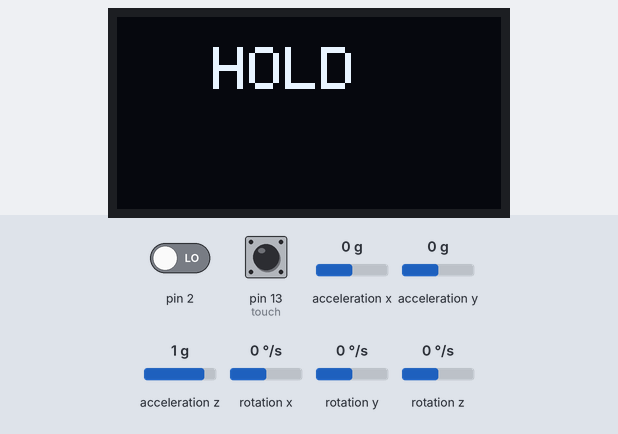
Recording of a sketch running on a simulated Arduino Uno, built with avr-gcc and run on an emulated ATmega328P. Shown: 128×64 one-colour display. The test bench sets the inputs (shaded band); at power-on: pin 13 (touch) LOW, pin 2 LOW, acceleration x 0 g, acceleration y 0 g, acceleration z 1 g, rotation x 0 °/s, rotation y 0 °/s, rotation z 0 °/s. The display library's start-up logo is not drawn; the sensor or clock chip raises its interrupt line as the real part does; what the sketch prints to the serial monitor is not drawn.

Above: at 3.7 s.
3.8 s: pin 13 (touch) pulled HIGH for 0.15 s
At 5.1 s:
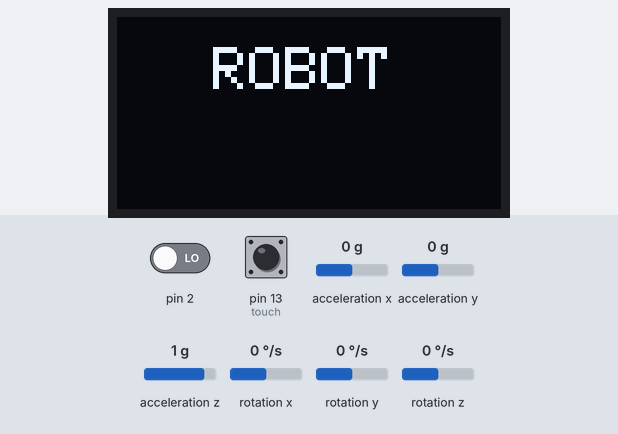
5.4 s: pin 13 (touch) pulled HIGH for 1 s
At 7.6 s:
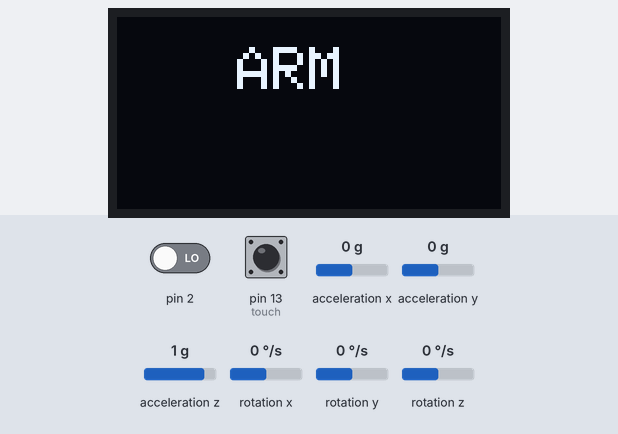
7.9 s: pin 13 (touch) pulled HIGH for 0.15 s
At 8.5 s:
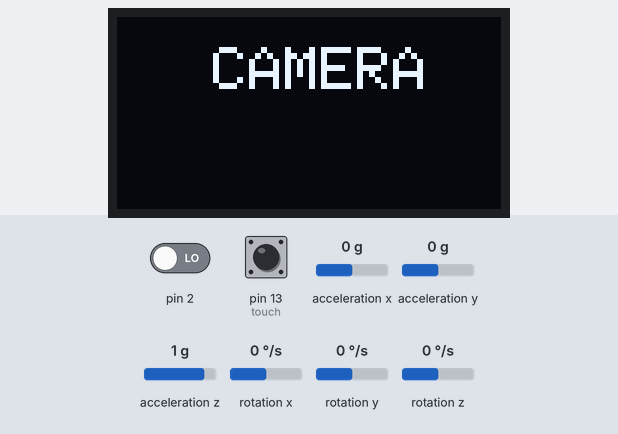
9.6 s: pin 13 (touch) pulled HIGH for 0.15 s
At 11.0 s:
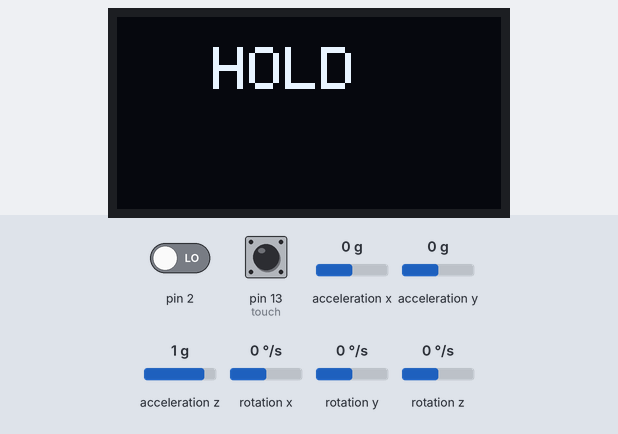
11.3 s: pin 13 (touch) pulled HIGH for 3.2 s
At 15.3 s:
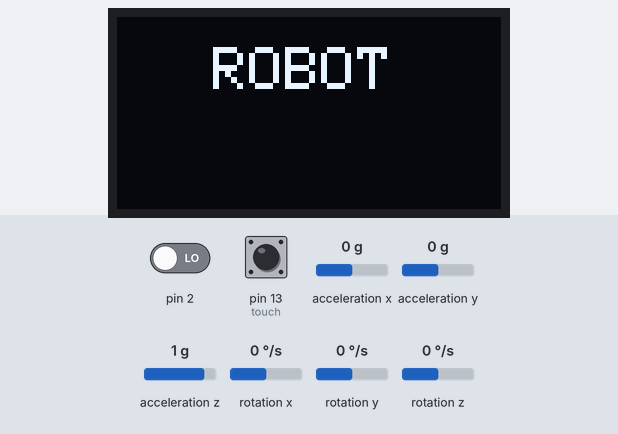
Timing chart, 0 to 16.8 s (numbered marks = the images above; inputs shaded):
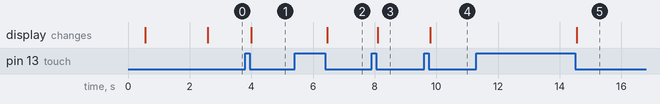

The sketch:

SpaceApps.ino
```cpp
#include <Wire.h>
#include <Adafruit_GFX.h>
#include <Adafruit_SSD1306.h>

#define OLED_RESET 4
Adafruit_SSD1306 display(OLED_RESET);

#define LOGO16_GLCD_HEIGHT 16
#define LOGO16_GLCD_WIDTH  16
static const unsigned char PROGMEM logo16_glcd_bmp[] =
{ B00000000, B11000000,
  B00000001, B11000000,
  B00000001, B11000000,
  B00000011, B11100000,
  B11110011, B11100000,
  B11111110, B11111000,
  B01111110, B11111111,
  B00110011, B10011111,
  B00011111, B11111100,
  B00001101, B01110000,
  B00011011, B10100000,
  B00111111, B11100000,
  B00111111, B11110000,
  B01111100, B11110000,
  B01110000, B01110000,
  B00000000, B00110000 };

#include "I2Cdev.h"
#include "MPU6050_6Axis_MotionApps20.h"
#if I2CDEV_IMPLEMENTATION == I2CDEV_ARDUINO_WIRE
    #include "Wire.h"
#endif
MPU6050 mpu;
#define touch 13
bool dmpReady = false;  // set true if DMP init was successful
uint8_t mpuIntStatus;   // holds actual interrupt status byte from MPU
uint8_t devStatus;      // return status after each device operation (0 = success, !0 = error)
uint16_t packetSize;    // expected DMP packet size (default is 42 bytes)
uint16_t fifoCount;     // count of all bytes currently in FIFO
uint8_t fifoBuffer[64]; // FIFO storage buffer
short conteo=0;
bool flag=false;

char comando;

Quaternion q;           // [w, x, y, z]         quaternion container
VectorFloat gravity;    // [x, y, z]            gravity vector
float ypr[3];           // [yaw, pitch, roll]   yaw/pitch/roll container and gravity vector

uint8_t teapotPacket[14] = { '$', 0x02, 0,0, 0,0, 0,0, 0,0, 0x00, 0x00, '\r', '\n' };

volatile bool mpuInterrupt = false;     // indicates whether MPU interrupt pin has gone high
void dmpDataReady() {
    mpuInterrupt = true;
}

// ================================================================
// ===                      INITIAL SETUP                       ===
// ================================================================

void setup() {
    #if I2CDEV_IMPLEMENTATION == I2CDEV_ARDUINO_WIRE
        Wire.begin();
        TWBR = 24;
    #elif I2CDEV_IMPLEMENTATION == I2CDEV_BUILTIN_FASTWIRE
        Fastwire::setup(400, true);
    #endif
    Serial.begin(9600);
    while (!Serial);
    mpu.initialize();
    devStatus = mpu.dmpInitialize();
    mpu.setXGyroOffset(220);
    mpu.setYGyroOffset(76);
    mpu.setZGyroOffset(-85);
    mpu.setZAccelOffset(1788);
    if (devStatus == 0) {
        mpu.setDMPEnabled(true);
        attachInterrupt(0, dmpDataReady, RISING);
        mpuIntStatus = mpu.getIntStatus();
        dmpReady = true;
        packetSize = mpu.dmpGetFIFOPacketSize();
    } else {
    }
    pinMode(touch, INPUT);
    display.begin(SSD1306_SWITCHCAPVCC, 0x3C);
    display.display();
    delay(2000);
    display.clearDisplay();
    display.setTextSize(2);
    display.setTextColor(WHITE);
}

// ================================================================
// ===                    MAIN PROGRAM LOOP                     ===
// ================================================================

void loop() {
     display.clearDisplay();
     if(digitalRead(touch)==1){
      flag=true;
     }
     if(flag){
      if(digitalRead(touch)==0){
        conteo+=1;
        flag=false;
        if(conteo==4){
          conteo=0;
        }
      }
     }


    if (!dmpReady) return;
    while (!mpuInterrupt && fifoCount < packetSize) {
    }
    mpuInterrupt = false;
    mpuIntStatus = mpu.getIntStatus();
    fifoCount = mpu.getFIFOCount();
    if ((mpuIntStatus & 0x10) || fifoCount == 1024) {
        mpu.resetFIFO();
    } else if (mpuIntStatus & 0x02) {
        while (fifoCount < packetSize) fifoCount = mpu.getFIFOCount();
        mpu.getFIFOBytes(fifoBuffer, packetSize);
        fifoCount -= packetSize;

         mpu.dmpGetQuaternion(&q, fifoBuffer);
         mpu.dmpGetGravity(&gravity, &q);
         mpu.dmpGetYawPitchRoll(ypr, &q, &gravity);
         ypr[1]=ypr[1] * 180/M_PI;
         ypr[2]=ypr[2] * 180/M_PI;

         switch(conteo){
          case 0:
            display.setCursor(32,10);
            display.println("HOLD");
            display.display();
            break;
          case 1:
            display.setCursor(32,10);
            display.println("ROBOT");
            display.display();
            if(ypr[2]>45){
              comando='x';
            }
            else if(ypr[2]<-45){
              comando='w';
            }
            else if(ypr[1]>45){
              comando='a';
            }
            else if(ypr[1]<-45){
              comando='d';
            }
            else{
              comando='s';
            }
            break;
          case 2:
            display.setCursor(40,10);
            display.println("ARM");
            display.display();
            if(ypr[2]>45){
              comando='m';
            }
            else if(ypr[2]<-45){
              comando='r';
            }
            else{
              comando='s';
            }
            break;
          case 3:
            display.setCursor(32,10);
            display.println("CAMERA");
            display.display();
            if(ypr[2]>45){
              comando='g';
            }
            else if(ypr[2]<-45){
              comando='f';
            }
            else{
              comando='s';
            }
            break;

          }

         Serial.print(comando);
    }
}
```

Measured:
- after the input at 3.8 s, the display: changes after 0.20 s (image 1)
- after the input at 5.4 s, the display: changes after 1.1 s (image 2)
- after the input at 7.9 s, the display: changes after 0.21 s (image 3)
- after the input at 9.6 s, the display: changes after 0.21 s (image 4)
- after the input at 11.3 s, the display: changes after 3.3 s (image 5)
